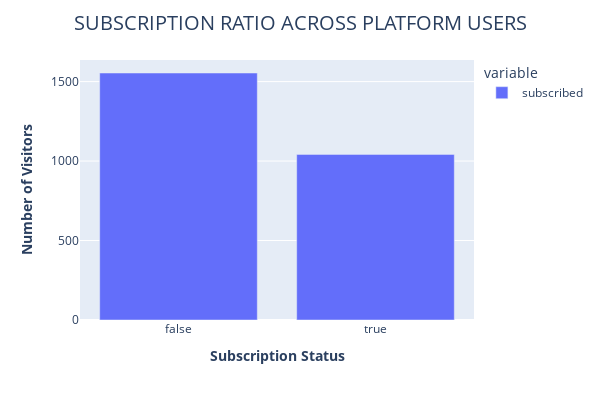

Here is the notebook cell this chart was saved with:
### Code cell
# Figure 5

# Subscription ratio across platform visitors
subs_ratio = px.bar(freq_subs)

# Add figure title and specify size and positioning
subs_ratio.update_layout(
    title_text="SUBSCRIPTION RATIO ACROSS PLATFORM USERS", 
    title_font={'size':20}, title_x=0.5, autosize=False, width=600, height=400 )

# Set x-axis title
subs_ratio.update_xaxes(title_text=" <b> Subscription Status </b>")

# Set the y-axes titles
subs_ratio.update_yaxes(title_text="<b> Number of Visitors </b> ")

subs_ratio.show()

### Figure 1 — Plotly figure (JSON) as saved in the notebook; plotly's stock layout.template omitted (floating-point values rounded to 4 significant figures)
{"data": [{"textposition": "auto", "hovertemplate": "variable=subscribed<br>index=%{x}<br>value=%{y}<extra></extra>", "showlegend": true, "legendgroup": "subscribed", "name": "subscribed", "yaxis": "y", "y": [1554, 1042], "offsetgroup": "subscribed", "xaxis": "x", "marker": {"color": "#636efa", "pattern": {"shape": ""}}, "x": [false, true], "alignmentgroup": "True", "type": "bar", "orientation": "v"}], "layout": {"autosize": false, "xaxis": {"domain": [0, 1], "anchor": "y", "title": {"text": " <b> Subscription Status </b>"}}, "title": {"text": "SUBSCRIPTION RATIO ACROSS PLATFORM USERS", "font": {"size": 20}, "x": 0.5}, "yaxis": {"domain": [0, 1], "anchor": "x", "title": {"text": "<b> Number of Visitors </b> "}}, "height": 400, "barmode": "relative", "width": 600, "margin": {"t": 60}, "legend": {"tracegroupgap": 0, "title": {"text": "variable"}}}}
